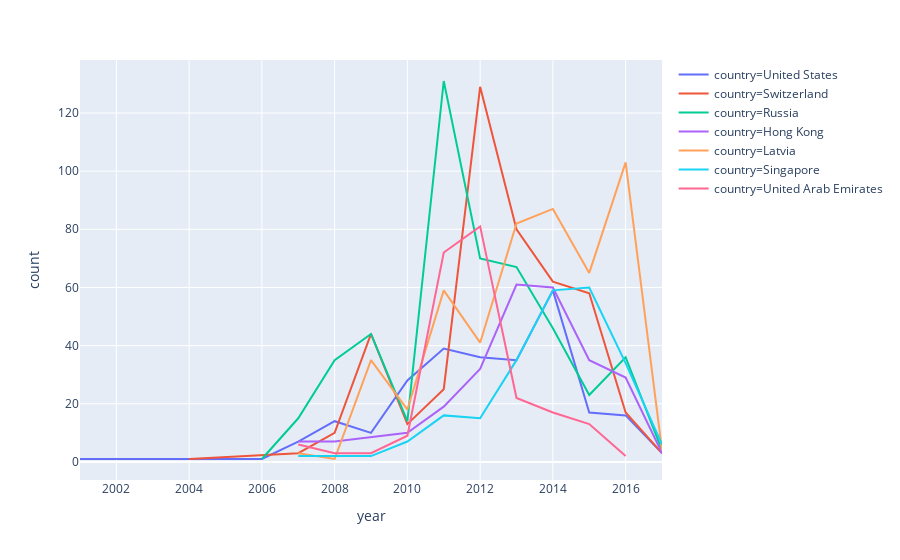

The cell this chart's notebook holds for it:
### Markdown cell above
送金回数の推移です。

### Code cell
res_df_filtered_by_country = res_df[res_df.country.isin(country_list_count)]
px.line(res_df_filtered_by_country, x='year', y='count', color='country')

### Figure 1 — Plotly figure (JSON) as saved in the notebook; plotly's stock layout.template omitted (floating-point values rounded to 4 significant figures)
{"data": [{"hoverlabel": {"namelength": 0}, "hovertemplate": "country=United States<br>year=%{x}<br>count=%{y}", "legendgroup": "country=United States", "line": {"color": "#636efa", "dash": "solid"}, "mode": "lines", "name": "country=United States", "showlegend": true, "type": "scatter", "x": [2001, 2004, 2006, 2007, 2008, 2009, 2010, 2011, 2012, 2013, 2014, 2015, 2016, 2017], "xaxis": "x", "y": [1, 1, 1, 7, 14, 10, 28, 39, 36, 35, 59, 17, 16, 3], "yaxis": "y"}, {"hoverlabel": {"namelength": 0}, "hovertemplate": "country=Switzerland<br>year=%{x}<br>count=%{y}", "legendgroup": "country=Switzerland", "line": {"color": "#EF553B", "dash": "solid"}, "mode": "lines", "name": "country=Switzerland", "showlegend": true, "type": "scatter", "x": [2004, 2007, 2008, 2009, 2010, 2011, 2012, 2013, 2014, 2015, 2016, 2017], "xaxis": "x", "y": [1, 3, 10, 44, 13, 25, 129, 80, 62, 58, 17, 3], "yaxis": "y"}, {"hoverlabel": {"namelength": 0}, "hovertemplate": "country=Russia<br>year=%{x}<br>count=%{y}", "legendgroup": "country=Russia", "line": {"color": "#00cc96", "dash": "solid"}, "mode": "lines", "name": "country=Russia", "showlegend": true, "type": "scatter", "x": [2006, 2007, 2008, 2009, 2010, 2011, 2012, 2013, 2014, 2015, 2016, 2017], "xaxis": "x", "y": [1, 15, 35, 44, 14, 131, 70, 67, 46, 23, 36, 4], "yaxis": "y"}, {"hoverlabel": {"namelength": 0}, "hovertemplate": "country=Hong Kong<br>year=%{x}<br>count=%{y}", "legendgroup": "country=Hong Kong", "line": {"color": "#ab63fa", "dash": "solid"}, "mode": "lines", "name": "country=Hong Kong", "showlegend": true, "type": "scatter", "x": [2007, 2008, 2010, 2011, 2012, 2013, 2014, 2015, 2016, 2017], "xaxis": "x", "y": [7, 7, 10, 19, 32, 61, 60, 35, 29, 3], "yaxis": "y"}, {"hoverlabel": {"namelength": 0}, "hovertemplate": "country=Latvia<br>year=%{x}<br>count=%{y}", "legendgroup": "country=Latvia", "line": {"color": "#FFA15A", "dash": "solid"}, "mode": "lines", "name": "country=Latvia", "showlegend": true, "type": "scatter", "x": [2007, 2008, 2009, 2010, 2011, 2012, 2013, 2014, 2015, 2016, 2017], "xaxis": "x", "y": [3, 1, 35, 18, 59, 41, 82, 87, 65, 103, 4], "yaxis": "y"}, {"hoverlabel": {"namelength": 0}, "hovertemplate": "country=Singapore<br>year=%{x}<br>count=%{y}", "legendgroup": "country=Singapore", "line": {"color": "#19d3f3", "dash": "solid"}, "mode": "lines", "name": "country=Singapore", "showlegend": true, "type": "scatter", "x": [2007, 2008, 2009, 2010, 2011, 2012, 2013, 2014, 2015, 2016, 2017], "xaxis": "x", "y": [2, 2, 2, 7, 16, 15, 35, 59, 60, 34, 6], "yaxis": "y"}, {"hoverlabel": {"namelength": 0}, "hovertemplate": "country=United Arab Emirates<br>year=%{x}<br>count=%{y}", "legendgroup": "country=United Arab Emirates", "line": {"color": "#FF6692", "dash": "solid"}, "mode": "lines", "name": "country=United Arab Emirates", "showlegend": true, "type": "scatter", "x": [2007, 2008, 2009, 2010, 2011, 2012, 2013, 2014, 2015, 2016], "xaxis": "x", "y": [6, 3, 3, 9, 72, 81, 22, 17, 13, 2], "yaxis": "y"}], "layout": {"autosize": true, "legend": {"tracegroupgap": 0}, "margin": {"t": 60}, "xaxis": {"anchor": "y", "autorange": true, "domain": [0, 1], "range": [2001, 2017], "title": {"text": "year"}, "type": "linear"}, "yaxis": {"anchor": "x", "autorange": true, "domain": [0, 1], "range": [-6.222, 138.2], "title": {"text": "count"}, "type": "linear"}}}
